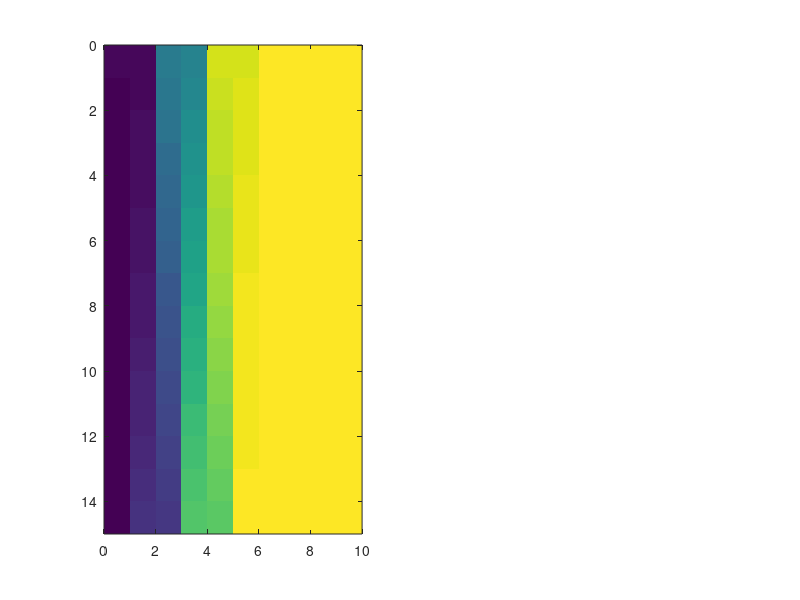

Here is the MATLAB script that generated this plot: (Note: this script raises an error after producing the figure.)
clear
clc
close all
load('cauResult.mat');

x = 0.5:1:(0.5 + N_p/N_fp);
y = 0.5:1:H/deltaZ+0.5;
[X, Y] = meshgrid(x, y);

for xx = 1:length(x)
    for yy = 1:length(y)
        if (-1)^xx > 0
            zz = (xx-1)*length(y) + yy; 
            z(xx,yy) = zz;
            if zz>length(T_wall_mean)
                T_wall_z(xx,yy) = T_wall_mean(end);
                T_salt_z(xx,yy) = T_salt(end);
            else
                T_wall_z(xx,yy) = T_wall_mean(zz);
                T_salt_z(xx,yy) = T_salt(zz);
            end
        else
            zz = (xx-1)*length(y) + (length(y) - yy + 1);
            z(xx,yy) = zz;
            if zz>length(T_wall_mean)
                T_wall_z(xx,yy) = T_wall_mean(end);
                T_salt_z(xx,yy) = T_salt(end);
            else
                T_wall_z(xx,yy) = T_wall_mean(zz);
                T_salt_z(xx,yy) = T_salt(zz);
            end
        end
    end
end
z=z';
T_wall_z = T_wall_z';
T_salt_z = T_salt_z';


minVal = min(min([T_wall_z(:); T_salt_z(:)]));
maxVal = max(max([T_wall_z(:); T_salt_z(:)]));

figure;
subplot(1, 2, 1);
imagesc(x, y, T_wall_z);
clim([minVal maxVal])
xlabel('角向位置（以管屏数计）', 'FontSize', 14, 'FontWeight', 'bold');
ylabel('高度（以网格计）', 'FontSize', 14, 'FontWeight', 'bold');
title('HTM模型吸热管壁面温度', 'FontSize', 14, 'FontWeight', 'bold');
axis equal tight;

subplot(1, 2, 2);
imagesc(x, y, T_salt_z);
clim([minVal maxVal])
xlabel('角向位置（以管屏数计）', 'FontSize', 14, 'FontWeight', 'bold');
ylabel('高度（以网格计）', 'FontSize', 14, 'FontWeight', 'bold');
title('HTM模型吸热管熔融盐温度', 'FontSize', 14, 'FontWeight', 'bold');
axis equal tight;

colormap('jet');
colorbar;